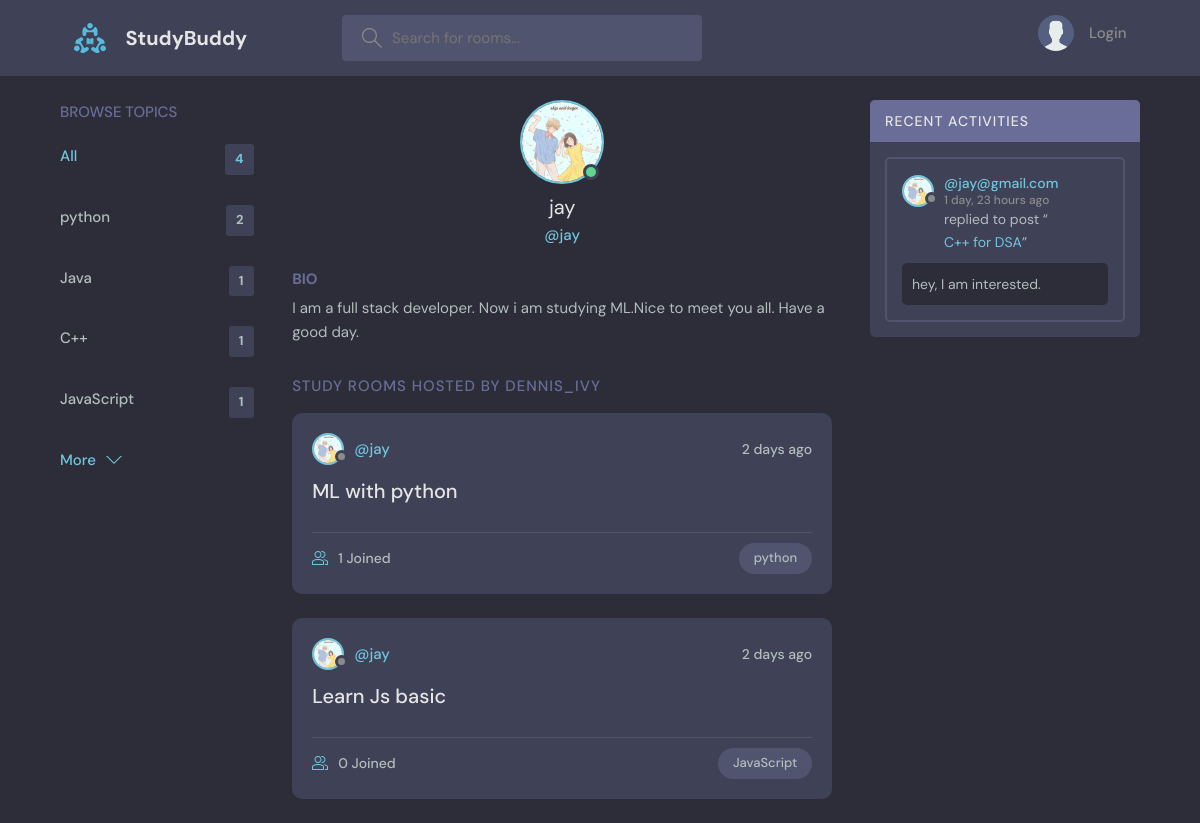
Screenshot of /profile/3/ with the database file from the repository.
### base/models.py (models this page shows, shortened)
class Topic(models.Model):
    name = models.CharField(max_length=200)

class User(AbstractUser):
    name = models.CharField(max_length=200, null=True)
    email = models.EmailField(unique=True, null=True)
    bio = models.TextField(null=True)
    avatar = models.ImageField(null=True, default="avatar.svg")
    USERNAME_FIELD = 'email'
    REQUIRED_FIELDS = []

class Room(models.Model):
    host = models.ForeignKey(User, on_delete=models.SET_NULL, null=True)
    topic = models.ForeignKey(Topic, on_delete=models.SET_NULL, null=True)
    name = models.CharField(max_length=200)
    description = models.TextField(null=True, blank=True)  # null for db | blank for Textview
    participants = models.ManyToManyField(User, related_name='participants', blank=True)
    updated = models.DateTimeField(auto_now=True)  # whenever update
    created = models.DateTimeField(auto_now_add=True)  # just for first created
    class Meta:
        ordering = ['-updated', '-created']
    def __str__(self):
        return self.name

class Message(models.Model):
    user = models.ForeignKey(User, on_delete=models.CASCADE)  # one to many coz of user can have many msgs
    room = models.ForeignKey(Room, on_delete=models.CASCADE)  # when room is deleted, all children will be deleted
    body = models.TextField()
    updated = models.DateTimeField(auto_now=True)  # whenever update
    created = models.DateTimeField(auto_now_add=True)  # just for first created
    class Meta:
        ordering = ['-updated', '-created']

### base/views.py (the view)
# urls.py: path('profile/<str:pk>/', views.userProfile, name='user-profile'),
def userProfile(request, pk):
    user = User.objects.get(id=pk)
    rooms = user.room_set.all()  # get all room created by user
    room_messages = user.message_set.all()
    topics = Topic.objects.all()
    context = {'user': user, 'rooms': rooms, 'room_messages': room_messages, 'topics': topics}
    return render(request, 'base/profile.html', context)

### base/templates/base/profile.html (shortened to what this page needs)
{% extends 'main.html' %}
{% block content %}
<main class="profile-page layout layout--3">
    <div class="container">
      {% include 'base/components/topics_component.html' %}
      <div class="roomList">
        <div class="profile">
          <div class="profile__avatar">
            <div class="avatar avatar--large active">
              <img src="{{ user.avatar.url }}" />
            </div>
          </div>
          <div class="profile__info">
            <h3>{{ user.username }}</h3>
            <p>@{{ user.username }}</p>
          </div>
          <div class="profile__about">
            <h3>Bio</h3>
            <p>
              {{ user.bio }}
            </p>
          </div>
        </div>
        <div class="roomList__header">
          <div>
            <h2>Study Rooms Hosted by dennis_ivy</a>
            </h2>
          </div>
        </div>
          {% include 'base/components/feed_component.html' %}
      </div>
      {% include 'base/components/activity_component.html' %}
    </div>
  </main>
{% endblock %}

### base/templates/base/components/topics_component.html
<div class="topics">
    <div class="topics__header">
        <h2>Browse Topics</h2>
    </div>
    <ul class="topics__list">
        <li>
            <a href="{% url 'home' %}" class="active">All <span>{{ topics.count }}</span></a>
        </li>
        {% for topic in topics %}
        <li>
            <a href="{% url 'home'%}?q={{ topic.name }}">{{ topic.name }} <span>{{ topic.room_set.all.count }}</span></a>
        </li>
        {% endfor %}
    </ul>
    <a class="btn btn--link" href="{% url 'mobile-topics' %}">
        More
        <svg version="1.1" xmlns="http://www.w3.org/2000/svg" width="32" height="32" viewBox="0 0 32 32">
            <title>chevron-down</title>
            <path d="M16 21l-13-13h-3l16 16 16-16h-3l-13 13z"></path>
        </svg>
    </a>
</div>

### base/templates/base/components/feed_component.html (shortened to what this page needs)
{% for room in rooms %}
    <div class="roomListRoom">
        <div class="roomListRoom__header">
            <a href="{% url 'user-profile' room.host.id %}" class="roomListRoom__author">
                <div class="avatar avatar--small">
                    <img src="{{ room.host.avatar.url }}" />
                </div>
                <span>@{{ room.host.username }}</span>
            </a>
            <div class="roomListRoom__actions">
                <span>{{ room.created|timesince }} ago</span>
            </div>
        </div>
        <div class="roomListRoom__content">
            <a href="{% url 'room' room.id %}">{{ room.name }}</a>
        </div>
        <div class="roomListRoom__meta">
            <a href="{% url 'room' room.id %}" class="roomListRoom__joined">
                {{ room.participants.all.count }} Joined
            </a>
            <p class="roomListRoom__topic">{{ room.topic.name }}</p>
        </div>
    </div>
{% endfor %}

### base/templates/base/components/activity_component.html (shortened to what this page needs)
<div class="activities">
    <div class="activities__header">
        <h2>Recent Activities</h2>
    </div>
    {% for message in room_messages %}
        <div class="activities__box">
            <div class="activities__boxHeader roomListRoom__header">
                <a href="{% url 'user-profile' message.user.id %}" class="roomListRoom__author">
                    <div class="avatar avatar--small">
                        <img src="{{ message.user.avatar.url }}" />
                    </div>
                    <p>
                        @{{ message.user }}
                        <span>{{ message.created|timesince }} ago</span>
                    </p>
                </a>
            </div>
            <div class="activities__boxContent">
                <p>replied to post “<a href="{% url 'room' message.room.id %}">{{ message.room }}</a>”</p>
                <div class="activities__boxRoomContent">
                    {{ message.body }}
                </div>
            </div>
        </div>
    {% endfor %}
</div>

### rows the page displays
Topic: name "python", room_set.all.count "2"
Topic: name "Java", room_set.all.count "1"
Topic: name "C++", room_set.all.count "1"
Topic: name "JavaScript", room_set.all.count "1"
User: avatar (picture), username "jay", bio "I am a full stack developer. Now i am studying ML.Nice to meet you all. Have a good day."
Room: host.avatar (picture), host.username "jay", created "2 days", name "ML with python", participants.all.count "1", topic.name "python"
Room: host.avatar (picture), host.username "jay", created "2 days", name "Learn Js basic", participants.all.count "0", topic.name "JavaScript"
Message: user.avatar (picture), user "jay@gmail.com", created "1 day, 23 hours", room "C++ for DSA", body "hey, I am interested."

### other values shown
{{ topics.count }} "4"
